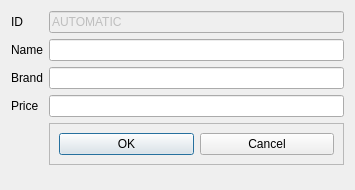
<?xml version="1.0" encoding="UTF-8"?>
<ui version="4.0">
 <class>Dialog</class>
 <widget class="QDialog" name="Dialog">
  <property name="geometry">
   <rect>
    <x>0</x>
    <y>0</y>
    <width>355</width>
    <height>190</height>
   </rect>
  </property>
  <property name="windowTitle">
   <string>Dialog</string>
  </property>
  <layout class="QFormLayout" name="formLayout">
   <item row="0" column="0">
    <widget class="QLabel" name="label_p_id">
     <property name="text">
      <string>ID</string>
     </property>
    </widget>
   </item>
   <item row="0" column="1">
    <widget class="QLineEdit" name="input_p_id">
     <property name="enabled">
      <bool>false</bool>
     </property>
     <property name="text">
      <string>AUTOMATIC</string>
     </property>
    </widget>
   </item>
   <item row="1" column="0">
    <widget class="QLabel" name="label_p_name">
     <property name="text">
      <string>Name</string>
     </property>
    </widget>
   </item>
   <item row="1" column="1">
    <widget class="QLineEdit" name="input_p_name"/>
   </item>
   <item row="2" column="0">
    <widget class="QLabel" name="label_p_brand">
     <property name="text">
      <string>Brand</string>
     </property>
    </widget>
   </item>
   <item row="2" column="1">
    <widget class="QLineEdit" name="input_p_brand"/>
   </item>
   <item row="3" column="0">
    <widget class="QLabel" name="label_p_price">
     <property name="text">
      <string>Price</string>
     </property>
    </widget>
   </item>
   <item row="3" column="1">
    <widget class="QLineEdit" name="input_p_price"/>
   </item>
   <item row="4" column="1">
    <widget class="QFrame" name="frame">
     <property name="frameShape">
      <enum>QFrame::StyledPanel</enum>
     </property>
     <property name="frameShadow">
      <enum>QFrame::Raised</enum>
     </property>
     <layout class="QHBoxLayout" name="horizontalLayout">
      <item>
       <widget class="QPushButton" name="bt_ok">
        <property name="text">
         <string>OK</string>
        </property>
       </widget>
      </item>
      <item>
       <widget class="QPushButton" name="bt_cancel">
        <property name="text">
         <string>Cancel</string>
        </property>
       </widget>
      </item>
     </layout>
    </widget>
   </item>
  </layout>
 </widget>
 <resources/>
 <connections/>
</ui>
